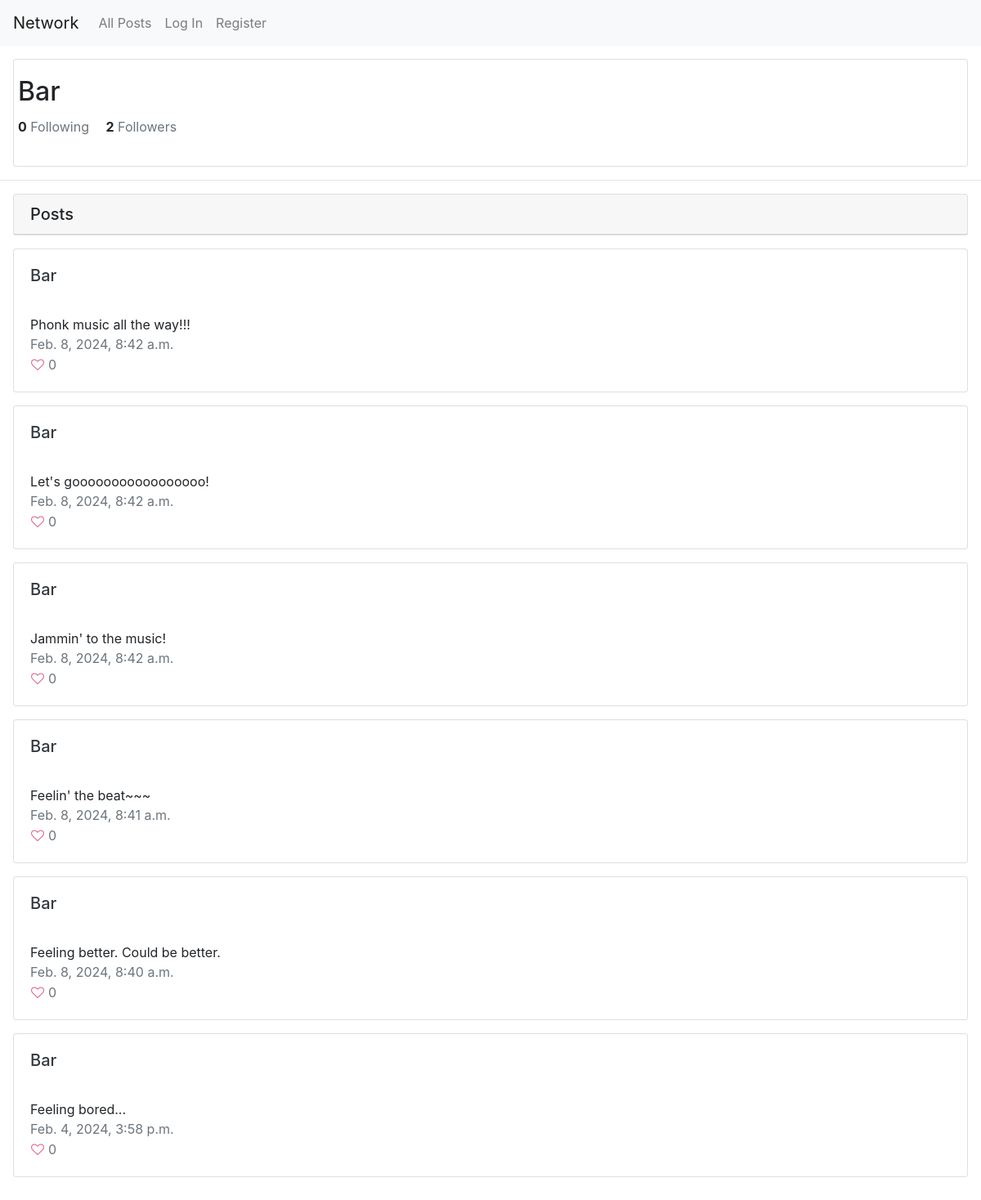
The page /profile/2 on the database as committed earlier.
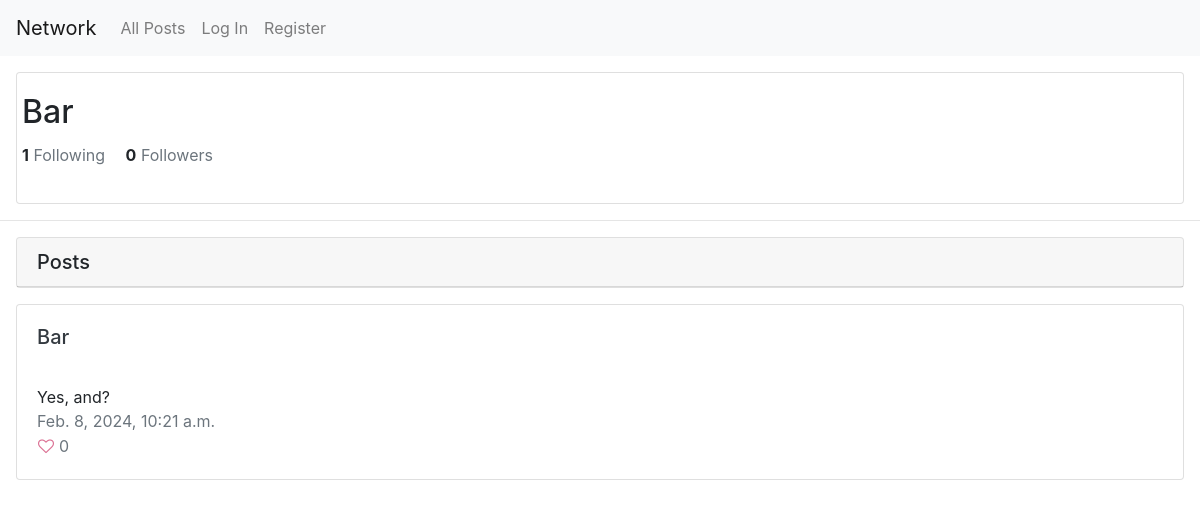
The same page on the database as committed later.
### network/models.py (models this page shows, shortened)
class User(AbstractUser):
    pass

class Post(models.Model):
    user = models.ForeignKey(User, on_delete=models.CASCADE)
    content = models.TextField()
    created_date = models.DateTimeField(auto_now_add=True)
    updated_date = models.DateTimeField(auto_now=True)
    likes = models.IntegerField(default=0)

### network/views.py (the view)
# urls.py: path("profile/<int:id>", views.view_profile, name="profile"),
def view_profile(request, id):
    profile_user = User.objects.get(pk=id)
    is_following = False
    if request.user.is_authenticated:
        acc_user = request.user
        if not request.user.id == id:
            is_following = Follow.objects.filter(follower=acc_user, following=profile_user).exists()
    else:
        acc_user=None
    username = User.objects.get(pk=id).username
    posts = Post.objects.filter(user=User.objects.get(pk=id)).order_by('-created_date')
    paginator = Paginator(posts, 10)
    page_number = request.GET.get('page')
    page_obj = paginator.get_page(page_number)
    followers = Follow.objects.filter(following=profile_user).count()
    followings = Follow.objects.filter(follower=profile_user).count()
    return render(request, "network/profile.html", {
        "user_id": id,
        "username": username,
        "pages": page_obj,
        "follow": is_following,
        "followers": followers,
        "followings": followings
    })

### network/templates/network/profile.html (shortened to what this page needs)
{% extends "network/layout.html" %}
{% block body %}
    <div class="card m-3">
        <div class="card-body">
            <div class="row">
                <h2 class="card-title">{{username}}</h2>
            </div>
            <div class="row">
                <p><strong>{{followings}}</strong> <span class="text-secondary">Following</span>  <strong class="pl-3">{{followers}}</strong> <span class="text-secondary">Followers</span></p>
            </div>
        </div>
    </div>
    <hr>
    <div class="card m-3">
    <h5 class="card-header">Posts</h5>
    </div>
    {% include "network/posts.html" %}
{% endblock %}

### network/templates/network/layout.html (shortened to what this page needs)
{% load static %}
<!DOCTYPE html>
<html lang="en">
    <head>
        <link rel="stylesheet" href="https://stackpath.bootstrapcdn.com/bootstrap/4.4.1/css/bootstrap.min.css">
        <link href="{% static 'network/styles.css' %}" rel="stylesheet">
        <link href="{% static 'network/font-awesome-4.7.0/css/font-awesome.min.css' %}" rel="stylesheet">
    </head>
    <body>
        <nav class="navbar navbar-expand-lg navbar-light bg-light">
            <a class="navbar-brand" href="#">Network</a>
            <div>
              <ul class="navbar-nav mr-auto">
                <li class="nav-item">
                  <a class="nav-link" href="{% url 'index' %}">All Posts</a>
                </li>
                {% if user.is_authenticated %}
                    <li class="nav-item">
                        <a class="nav-link" href="{% url 'following' %}">Following</a>
                    </li>
                    <li class="nav-item">
                        <a class="nav-link" href="{% url 'logout' %}">Log Out</a>
                    </li>
                {% else %}
                    <li class="nav-item">
                        <a class="nav-link" href="{% url 'login' %}">Log In</a>
                    </li>
                    <li class="nav-item">
                        <a class="nav-link" href="{% url 'register' %}">Register</a>
                    </li>
                {% endif %}
              </ul>
            </div>
          </nav>
        <div class="body">
            {% block body %}
            {% endblock %}
        </div>
    </body>
</html>

### network/templates/network/posts.html (shortened to what this page needs)
{% load static %}
<div class="m-3">
    {% for post in pages %}
    <div class="card mb-3">
        <div class="card-body" id="post-{{ post.id }}">
            <a href="{% url 'profile' id=post.user.id %}">
                <h5 class="text-dark card-title">{{post.user.username}}</h5>
            </a>
            <br>
            <p style="margin: 0px; padding: 0px;">{{ post.content }}</p>
            <p class="text-secondary" style="margin: 0px; padding: 0px;">{{ post.created_date }}</p>
            <div class="d-flex align-items-center">
                <button class="btn btn-link p-0 like-post" data-post-id="{{ post.id }}">
                    <i id="like-{{ post.id }}" class="fa fa-heart-o" aria-hidden="true" style="color:palevioletred;"></i>
                </button>
                <p class="text-secondary mb-0 ml-1">{{ post.likes }}</p>
            </div>
        </div>
      </div>
      {% endfor %}
      <div class="pagination">
    </div>

Rows that differ between the two databases and show on the page:
removed Post: user.username "Bar", content "Phonk music all the way!!!", created_date "Feb. 8, 2024, 8:42 a.m.", likes "0"
removed Post: user.username "Bar", content "Let's gooooooooooooooooo!", created_date "Feb. 8, 2024, 8:42 a.m.", likes "0"
removed Post: user.username "Bar", content "Jammin' to the music!", created_date "Feb. 8, 2024, 8:42 a.m.", likes "0"
removed Post: user.username "Bar", content "Feelin' the beat~~~", created_date "Feb. 8, 2024, 8:41 a.m.", likes "0"
removed Post: user.username "Bar", content "Feeling better. Could be better.", created_date "Feb. 8, 2024, 8:40 a.m.", likes "0"
changed Post "Bar": content "Feeling bored..." → "Yes, and?"; created_date "Feb. 4, 2024, 3:58 p.m." → "Feb. 8, 2024, 10:21 a.m."
Other text that changed with them:
{{ followings }}: "0" → "1"
{{ followers }}: "2" → "0"
